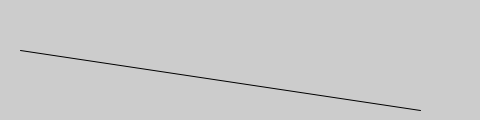
Frame 1 (no input)
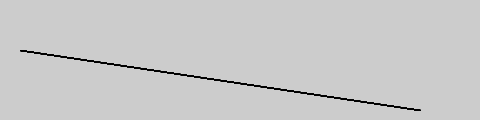
Frame 60 (the mouse pressed at the canvas centre just before this capture)
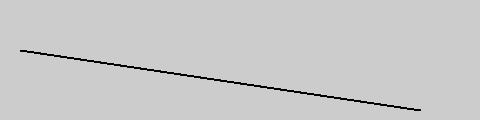
Frame 120 (the mouse held since frame 60 and released just before this capture)

The Processing sketch that drew these frames (run headless with seeded random() and noise(); from frame 60 on, the mouse is pressed at the canvas centre):

// Processing sketch: programing1_lesson02_sample8
// ── programing1_lesson02_sample8.pde
void setup(){
  size(480, 120);
}

void draw(){
 line(20, 50, 420, 110);
}
